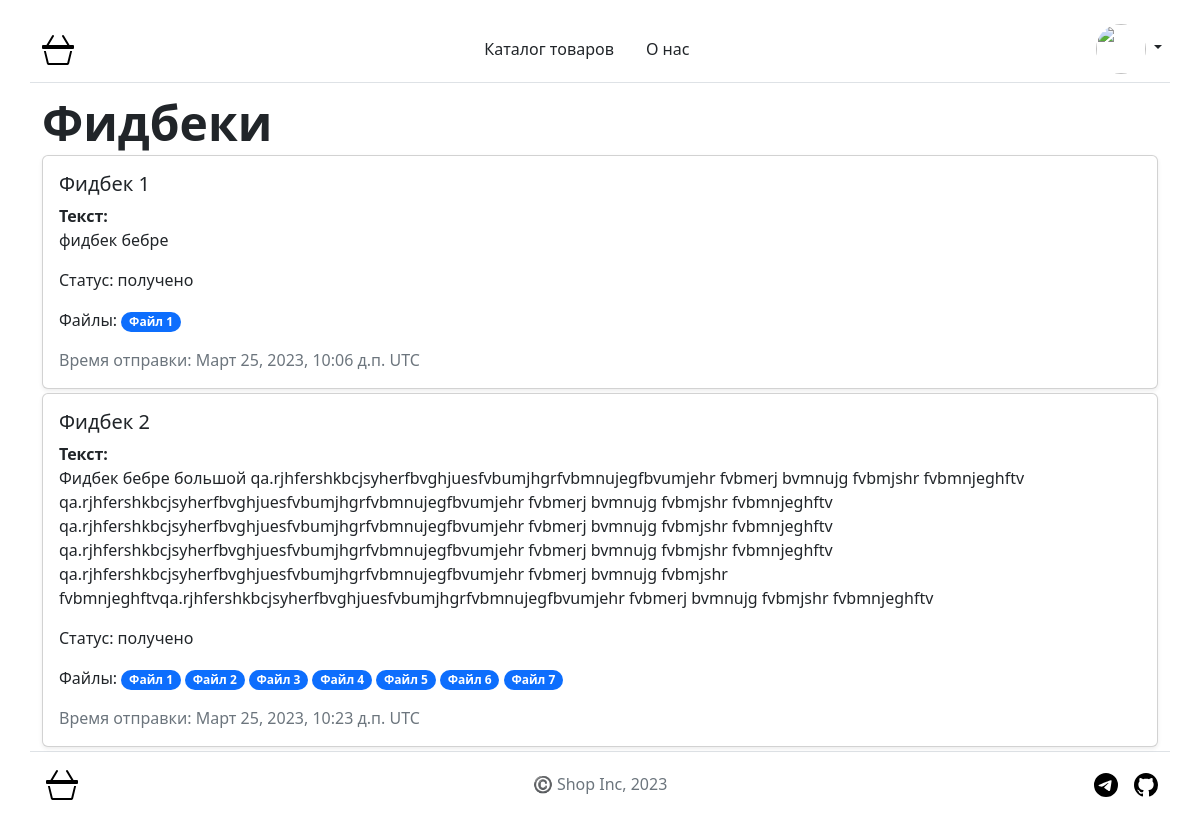
The page /feedback/17/ (signed in) on the database its author committed.
### feedback/models.py (models this page shows, shortened)
class Feedback(django.db.models.Model):
    STATUS_CHOICES = [
        ('получено', 'получено'),
        ('в обработке', 'в обработке'),
        ('ответ дан', 'ответ дан'),
    ]
    text = django.db.models.TextField(
        verbose_name='текст', help_text='Введите текст фидбека'
    )
    created_on = django.db.models.DateTimeField(
        auto_now_add=True,
        verbose_name='дата и время создания',
        help_text='Когда отправили фидбек',
    )
    status = django.db.models.CharField(
        verbose_name='статус',
        help_text='Статус обработки формы',
        default='получено',
        choices=STATUS_CHOICES,
        max_length=100,
    )
    user = django.db.models.ForeignKey(
        users.models.ShopUser,
        on_delete=django.db.models.CASCADE,
        verbose_name='пользователь',
        help_text='Пользователь, к которому привязан фидбек',
        related_name='feedbacks',
    )
    class Meta:
        verbose_name = 'фидбек'
        verbose_name_plural = 'фидбеки'
        db_table = 'feedback_feedback'

class FeedbackFile(django.db.models.Model):
    file = django.db.models.FileField(
        verbose_name='файл',
        help_text='Загрузите файл',
        upload_to=generate_file_path,
    )
    feedback = django.db.models.ForeignKey(
        Feedback,
        on_delete=django.db.models.CASCADE,
        verbose_name='фидбек',
        help_text='Фидбек, к которому привязан файл',
        related_name='files',
    )
    class Meta:
        verbose_name = 'файл фидбека'
        verbose_name_plural = 'файлы фидбека'
        db_table = 'feedback_feedbackfile'

### feedback/views.py (the view)
class UserFeedbacks(LoginRequiredMixin, ListView):
    model = Feedback
    template_name = 'feedback/list.html'
    context_object_name = 'feedbacks'
    allow_empty = True
    def dispatch(
        self, request: HttpRequest, *args, **kwargs
    ) -> Union[Http404, HttpResponse]:
        if (
            request.user.id != self.kwargs['user_id']
            and not request.user.is_staff
        ):
            raise Http404()
        return super().dispatch(request, *args, **kwargs)
    def get_queryset(self) -> QuerySet:
        return (
            Feedback.objects.filter(user__id=self.kwargs['user_id'])
            .prefetch_related('files')
            .only('text', 'created_on', 'status')
        )

### core/models.py (called while the page is built)
    def get_image_50x50(self):
        return get_thumbnail(self.image, '50x50', crop='center', quality=60)

### users/context_processors.py (called while the page is built)
def users_with_birthdays(request: HttpRequest) -> dict:
    try:
        today_user_datetime = datetime.datetime.now(pytz.timezone(
            request.COOKIES.get('django_timezone')
        ))
    except Exception:
        today_user_datetime = datetime.datetime.now()
    birthday_users = ShopUser.objects.filter(
        profile__birthday__month=today_user_datetime.month,
        profile__birthday__day=today_user_datetime.day,
        is_active=True
    ).only('email', 'first_name')
    return {'birthday_users': birthday_users}

### templates/feedback/list.html
{% extends "base.html" %}
{% block content %}
  <div class="container col-xxl-8">
    {% if feedbacks %}
      <h1 class="display-5 fw-bold lh-1">
        Фидбеки
      </h1>
      {% for feedback in feedbacks %}
        <div class="card shadow-sm mb-1">
          <div class="card-body">
            <h5 class="card-title">Фидбек {{ forloop.counter }}</h5>
            <p class="card-text"><span class="fw-bold">Текст:</span> <br />{{ feedback.text|safe }}</p>
            <p class="card-text">Статус: {{ feedback.status }}</p>
            <p class="card-text">Файлы:
              {% for file in feedback.files.all %}
                <span class="badge rounded-pill text-bg-primary"><a href="{{ file.file.url }}" class="nav-link text-white">Файл {{ forloop.counter }}</a></span>
              {% empty %}
                Нет
              {% endfor %}
            </p>
            <p class="card-text text-muted">Время отправки: {{ feedback.created_on }} UTC</p>
          </div>
        </div>
      {% endfor %}
    {% else %}
      {% include "includes/empty.html" %}
    {% endif %}
  </div>
{% endblock content %}

### rows shown on the page
Feedback: text "фидбек бебре", status "получено", created_on "Март 25, 2023, 10:06 д.п."
Feedback: text "Фидбек бебре большой qa.rjhfershkbcjsyherfbvghjuesfvbumjhgrfvbmnujegfbvumjehr fvbmerj bvmnujg fvbmjshr fvbmnjeghftv qa.rjhfershkbcjsyherfbvghjuesfvbumjhgrfvbmnujegfbvumjehr fvbmerj bvmnujg fvbmjshr fvbmnjeghftv qa.rjhfershkbcjsyherfbvghjuesfvbumjhgrfvbmnujegfbvumjehr fvbmerj bvmnujg fvbmjshr fvbmnjeghftv qa.rjhfershkbcjsyherfbvghjuesfvbumjhgrfvbmnujegfbvumjehr fvbmerj bvmnujg fvbmjshr fvbmnjeghftv qa.rjhfershkbcjsyherfbvghjuesfvbumjhgrfvbmnujegfbvumjehr fvbmerj bvmnujg fvbmjshr fvbmnjeghftvqa.rjhfershkbcjsyherfbvghjuesfvbumjhgrfvbmnujegfbvumjehr fvbmerj bvmnujg fvbmjshr fvbmnjeghftv", status "получено", created_on "Март 25, 2023, 10:23 д.п."
